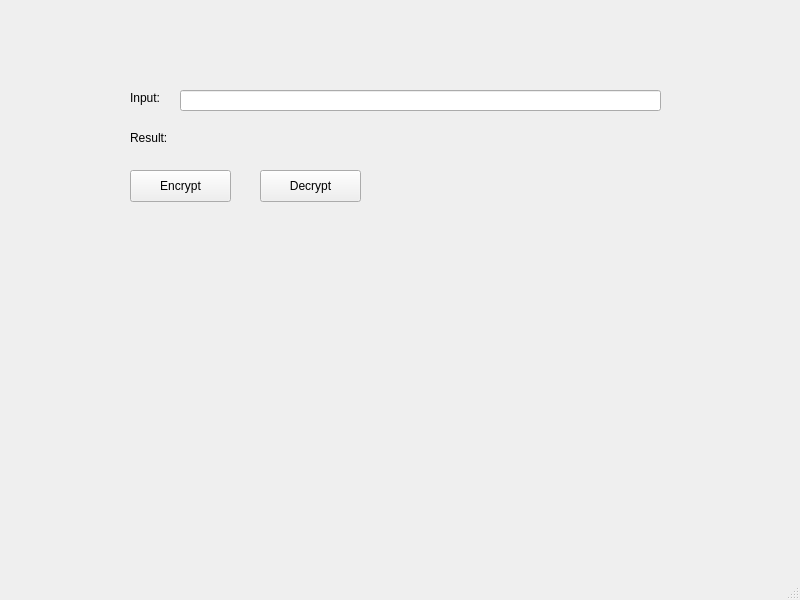
<?xml version="1.0" encoding="UTF-8"?>
<ui version="4.0">
 <class>MainWindow</class>
 <widget class="QMainWindow" name="MainWindow">
  <property name="geometry">
   <rect>
    <x>0</x>
    <y>0</y>
    <width>800</width>
    <height>600</height>
   </rect>
  </property>
  <property name="windowTitle">
   <string>MainWindow</string>
  </property>
  <widget class="QWidget" name="centralwidget">
   <widget class="QPushButton" name="encryptButton">
    <property name="geometry">
     <rect>
      <x>130</x>
      <y>170</y>
      <width>101</width>
      <height>32</height>
     </rect>
    </property>
    <property name="text">
     <string>Encrypt</string>
    </property>
   </widget>
   <widget class="QPushButton" name="decryptButton">
    <property name="geometry">
     <rect>
      <x>260</x>
      <y>170</y>
      <width>101</width>
      <height>32</height>
     </rect>
    </property>
    <property name="text">
     <string>Decrypt</string>
    </property>
   </widget>
   <widget class="QLineEdit" name="inputField">
    <property name="geometry">
     <rect>
      <x>180</x>
      <y>90</y>
      <width>481</width>
      <height>21</height>
     </rect>
    </property>
   </widget>
   <widget class="QLabel" name="resultLabel">
    <property name="geometry">
     <rect>
      <x>180</x>
      <y>130</y>
      <width>481</width>
      <height>16</height>
     </rect>
    </property>
    <property name="text">
     <string/>
    </property>
    <property name="textInteractionFlags">
     <set>Qt::TextInteractionFlag::LinksAccessibleByMouse|Qt::TextInteractionFlag::TextSelectableByMouse</set>
    </property>
   </widget>
   <widget class="QLabel" name="label">
    <property name="geometry">
     <rect>
      <x>130</x>
      <y>130</y>
      <width>58</width>
      <height>16</height>
     </rect>
    </property>
    <property name="text">
     <string>Result: </string>
    </property>
   </widget>
   <widget class="QLabel" name="label_2">
    <property name="geometry">
     <rect>
      <x>130</x>
      <y>90</y>
      <width>58</width>
      <height>16</height>
     </rect>
    </property>
    <property name="text">
     <string>Input:  </string>
    </property>
   </widget>
  </widget>
  <widget class="QMenuBar" name="menubar">
   <property name="geometry">
    <rect>
     <x>0</x>
     <y>0</y>
     <width>800</width>
     <height>24</height>
    </rect>
   </property>
  </widget>
  <widget class="QStatusBar" name="statusbar"/>
 </widget>
 <resources/>
 <connections/>
</ui>
